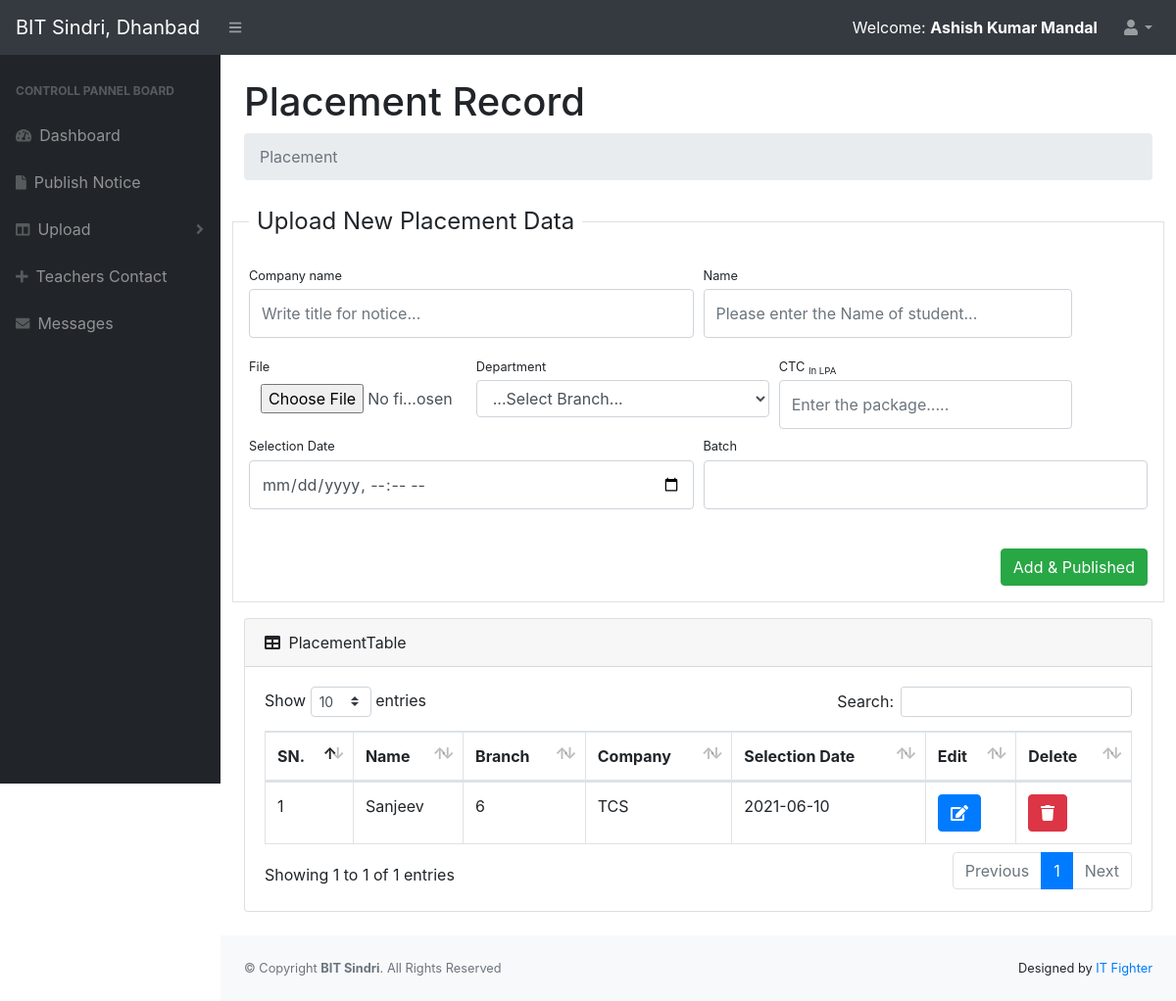
The app's page /admin/placement.php (signed in) with its own data.
### tables this page shows
CREATE TABLE `placement` (
  `placement_id` int(11) NOT NULL,
  `c_name` varchar(50) NOT NULL,
  `name` varchar(100) NOT NULL,
  `image` varchar(50) NOT NULL,
  `branch` varchar(40) NOT NULL,
  `ctc` float NOT NULL,
  `batch` varchar(15) NOT NULL,
  `selection_date` date NOT NULL
);

### admin/placement.php (the view, shortened to what this page needs)
<?php include_once('header_admin.php'); ?>
<div id="layoutSidenav_content">
    <main>
        <div class="container-fluid">
            <h1 class="mt-4">Placement Record</h1>
            <ol class="breadcrumb mb-4">
                <li class="breadcrumb-item active">Placement</li>
            </ol>
            <div class="row">
                <fieldset class="form-group border p-3 w-100">
                    <legend class="w-auto px-2">Upload New Placement Data</legend>
                    <form role="form" id="form" name="form" method="post" action="" enctype="multipart/form-data">
                        <div class="form-row">
                            <div class="col-6">
                                <div class="form-group">
                                    <label class="small mb-1" for="inputLastName">Company name</label>
                                    <input name="cname" rows="2" class="form-control py-4" id="inputMsg" type="text" placeholder="Write title for notice..." required /></textarea>
                                </div>
                            </div>
                            <div class="col-md-5">
                                <label class="small mb-1" for="inputLink">Name <sub></sub></label>
                            <input name="name" class="form-control py-4" id="inputLink" type="text" placeholder="Please enter the Name of student..." />
                            </div>
                        </div>
                        <div class="form-row">
                            <div class="col-md-3">
                                <div class="form-group">
                                    <label class="small mb-1" for="inputFile">File</label>
                                    <input name="file" class="form-control b-none" id="inputFile" type="file" required />
                                </div>
                            </div>
                            <div class="col-md-4">
                                <label class="small mb-1" for="inputDept">Department</label>
                                    <select name="dept" id="inputDept" class="form-control" required>
                                        <option value="">...Select Branch...</option>
                                    </select>
                            </div>
                            <div class="col-md-4">
                                <label class="small mb-1" for="inputLink">CTC <sub>In LPA</sub></label>
                            <input name="CTC" class="form-control py-4" id="inputLink" type="number" step="0.01" placeholder="Enter the package....." />
                            </div>
                        </div>
                        <div class="form-row">
                            <div class="col-md-6">
                                <div class="form-group">
                                    <label class="small mb-1" for="inputStartDateTime">Selection Date</label>
                                    <input name="startDateTime" class="form-control py-4" id="inputStartDateTime" type="datetime-local" required />
                                </div>
                            </div>
                            <div class="col-md-6">
                                <div class="form-group">
                                    <label class="small mb-1" for="inputStartDateTime">Batch</label>
                                    <input name="batch" class="form-control py-4" id="inputStartDateTime" type="text" required />
                                </div>
                            </div>
                        </div>
                        <div class="form-group mt-4 mb-0">
                            <input class="btn btn-success float-right" type="submit" name="save" value="Add & Published" class="btn btn-success">
                        </div>
                    </form>
                </fieldset>
            </div>
        <div class="card mb-4">
            <div class="card-header">
                <i class="fas fa-table mr-1"></i>
                PlacementTable
            </div>
            <div class="card-body">
                <div class="table-responsive">
                    <table class="table table-bordered" id="dataTable" width="100%" cellspacing="0">
                        <thead>
                            <tr>
                                <th>SN.</th>
                                <th>Name</th>
                                <th>Branch</th>
                                <th>Company</th>
                                <th>Selection Date</th>
                                <th>Edit</th>
                                <th>Delete</th>
                            </tr>
                        </thead>
                        <tbody>
                            <?php
                                $i = 1;
                                $query = mysqli_query($conn, "SELECT * FROM placement ORDER BY placement_id DESC");
                                while(@$row = mysqli_fetch_array($query)){
                                  $name = $row['name'];
                                  $branch = $row['branch'];
                                  $c_name = $row['c_name'];
                                  $sdt = $row['selection_date'];
                            ?>
                            <tr>
                                <td><?php echo $i; $i++; ?></td>
                                <td><?php echo $name; ?></td>
                                <td><?php echo $branch; ?></td>
                                <td><?php echo $c_name; ?></td>
                                <td><?php echo $sdt; ?></td>
                                <td><a href="#" class="btn btn-primary btn-xs"> <i class="fa fa-edit"></i> </a></td>
                                <td><a onclick='return Confirm();' href="delete_notice.php?id=<?php echo $notice_id; ?>" class="btn btn-danger btn-xs"><i class="fa fa-trash"></i></a></td>
                            </tr>
                            <?php } ?>
                        </tbody>
                    </table>
                </div>
            </div>
        </div>
    </div>
</main>
<?php include_once('footer_admin.php'); ?>

### records on screen
placement: name "Sanjeev", branch "6", c_name "TCS", selection_date "2021-06-10"

### other values on screen
$_SESSION['session_name'] "Ashish Kumar Mandal"
